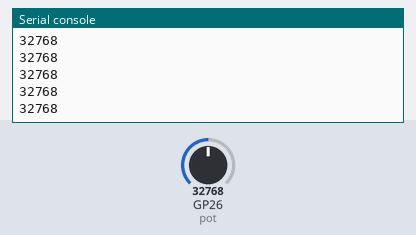
Simulated run of this program. Board: Raspberry Pi Pico running MicroPython. Parts: the last lines printed to the serial console. The test bench sets the inputs (shaded band); at power-on: GP26 (pot) = 32768 (analog values on the 0–65535 scale).

Above: at 1.2 s.
1.3 s: GP26 (pot) set to 45874
At 1.68 s:
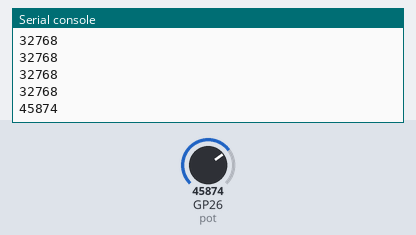
2.8 s: GP26 (pot) set to 57670
At 2.93 s:
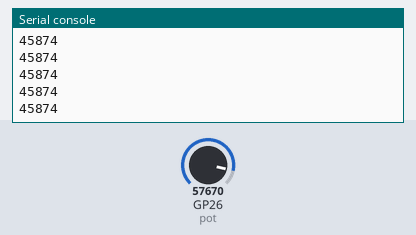
Timing chart, 0 to 5.8 s (numbered marks = the images above; inputs shaded):
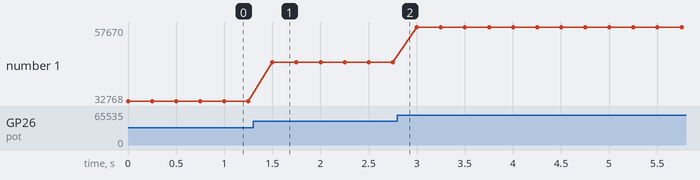

The program:

pot.py
```python
# Uses GP26.
#
# Setup
#
# 1. Connect the POT's lower PIN to GND.
# 2. Connect the POT's Wiper to PIN31 / GP26
# 3. Connect the POT's upper PIN to PIN36 / 3V3(OUT)

import machine
import utime

pot = machine.ADC(26)

while True:
    print(pot.read_u16())
    utime.sleep(0.25)
```

Measured:
- after the input at 1.3 s, the serial console: prints a new line after 0.20 s (image 1)
- plotted number 1: 32768 → 45874 after the input at 1.3 s, 45874 → 57670 after the input at 2.8 s
